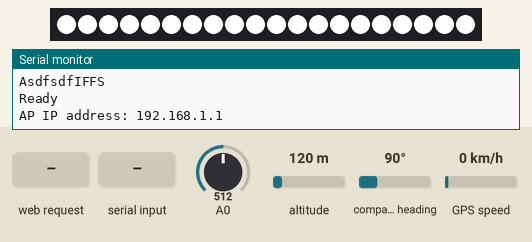
This sketch was run on a simulated ESP8266 (NodeMCU). On the bench: 20 RGB LEDs in strip order, left to right, the last lines printed to the serial monitor. The inputs (shaded band) are chosen by the test bench; at power-on: altitude 120 m, A0 = 512, compass heading 90°, GPS speed 0 km/h. WiFi joins after 1.5 s; servers stay silent unless stated; storage starts empty; the GPS gets a fix after 3 s at 37.7749, -122.4194 with 8 satellites.

Above: at 1.2 s.
1.3 s: HTTP request GET /rainbow received
At 3.28 s:
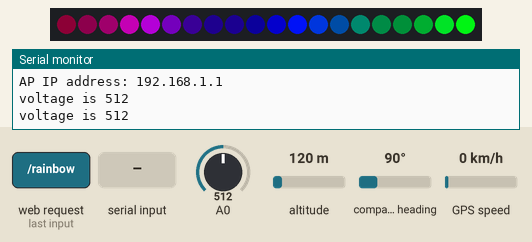
4.0 s: HTTP request GET /fade received
At 4.18 s:
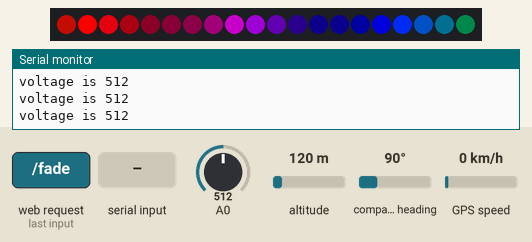
6.4 s: HTTP request GET /strobe received
8.2 s: HTTP request GET /rainbow received
At 8.64 s:
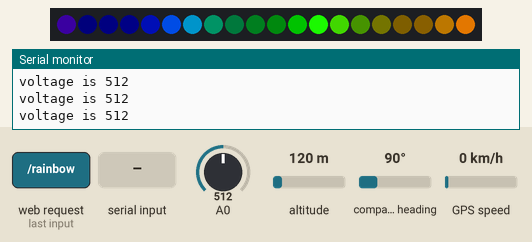
10.9 s: altitude set to 20 m
13.3 s: "90,45,200,10,150,30\n" received over the second serial link
At 13.45 s:
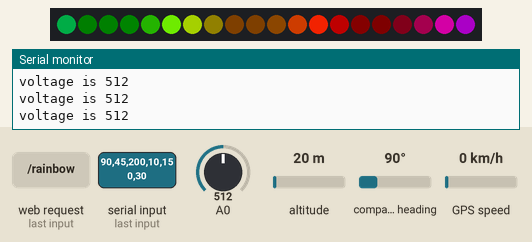

The sketch:

RC_router.ino
```cpp
// Import required libraries
#include <ESP8266WiFi.h>
#include <ESPAsyncTCP.h>
#include <ESPAsyncWebServer.h>
#include <FS.h>
#include <TinyGPSPlus.h>
#include <SoftwareSerial.h>
//SPIFFS LIBRARY ISSUE FOR NEWER MAC OS RESOLVED WITH:
//https://github.com/me-no-dev/arduino-esp32fs-plugin/issues/15#issuecomment-752965167
#include <FastLED.h>
#if FASTLED_VERSION < 3001000
#error "Requires FastLED 3.1 or later; check github for latest code."
#endif
#define DATA_PIN    2
//#define CLK_PIN   4
#define LED_TYPE    WS2811
#define NUM_LEDS    20
#define BRIGHTNESS  255

//GPS


static const int RXPin = 13, TXPin = 15;
static const uint32_t GPSBaud = 9600;
TinyGPSPlus gps;
SoftwareSerial ss(RXPin, TXPin);

CRGB leds[NUM_LEDS];

// Replace with your network credentials
bool rainbow = false;
bool fade = false;
bool strobe = false;
bool blinky = true;
int currFade = 255;
int currSpeed = 0;
const int currSpeed_size = 5;
int currSpeedArr[currSpeed_size];
bool down = true;
uint16_t fadeMs = millis();
uint16_t strobeMs = millis();
const char* ssid = "RUSTPUTIA";
const char* password = "pass";

// Create AsyncWebServer object on port 80
AsyncWebServer server(80);

String processor(const String& var) {
  //Serial.println(var);
  if (var == "BUTTONPLACEHOLDER") {
    String buttons = "";
    buttons += "<h4>Output - GPIO 5</h4><label class=\"switch\"><input type=\"checkbox\" onchange=\"toggleCheckbox(this)\" id=\"5\" " + outputState(5) + "><span class=\"slider\"></span></label>";
    buttons += "<h4>Output - GPIO 4</h4><label class=\"switch\"><input type=\"checkbox\" onchange=\"toggleCheckbox(this)\" id=\"4\" " + outputState(4) + "><span class=\"slider\"></span></label>";
    buttons += "<h4>Output - GPIO 2</h4><label class=\"switch\"><input type=\"checkbox\" onchange=\"toggleCheckbox(this)\" id=\"2\" " + outputState(2) + "><span class=\"slider\"></span></label>";
    return buttons;
  }
  return String();
}

String outputState(int output) {
  if (digitalRead(output)) {
    return "checked";
  }
  else {
    return "";
  }
}


void setSolid(int R, int G, int B, bool front) {
  if (!front) {
    for (int i = (NUM_LEDS) / 2; i < NUM_LEDS; i++) {
      leds[i].setRGB( R, G, B);
    }
  }
  else {
    for (int i = 0; i < NUM_LEDS / 2; i++) {
      leds[i].setRGB( R, G, B);
    }
  }
  FastLED.show();
}

void setup() {

  for (int i = 0; i < currSpeed_size; i++) {
    currSpeedArr[i] = 0;
  }
  // Serial port for debugging purposes
  //Serial.begin(9600);
  Serial.println("AsdfsdfIFFS");
  ss.begin(GPSBaud);
  FastLED.addLeds<WS2812, DATA_PIN, GRB>(leds, NUM_LEDS);
  FastLED.setBrightness(255);
  setSolid( 255,  255, 255, true);
  setSolid( 255,  255, 255, false);

  if (!SPIFFS.begin()) {
    Serial.println("An Error has occurred while mounting SPIFFS");
    return;
  }

  // For testing, set ssid and pass to your home wifi's info
  //  Wifi.begin(ssid,password);
  //  while (WiFi.status() != WL_CONNECTED) {
  //    delay(1000);
  //    Serial.println("Connecting to WiFi..");
  //  }
  // Print ESP Local IP Address
  //Serial.println(WiFi.localIP());

  IPAddress local_IP(192, 168, 1, 1);
  IPAddress gateway(192, 168, 4, 9);
  IPAddress subnet(255, 255, 255, 0);
  Serial.println(WiFi.softAPConfig(local_IP, gateway, subnet) ? "Ready" : "Failed!");
  WiFi.softAP(ssid, NULL);
  IPAddress IP = WiFi.softAPIP();
  Serial.print("AP IP address: ");
  Serial.println(IP);

  // Route for root / web page
  server.on("/", HTTP_GET, [](AsyncWebServerRequest * request) {
    request->send(SPIFFS, "/index.html", String(), false, processor);
  });

  server.on("/rainbow", HTTP_GET, [](AsyncWebServerRequest * request) {
    strobe = false;
    rainbow = true;
    fade = false;
  });

  server.on("/fade", HTTP_GET, [](AsyncWebServerRequest * request) {
    strobe = false;
    rainbow = false;
    fade = true;
    fadeMs = millis();
  });


  server.on("/strobe", HTTP_GET, [](AsyncWebServerRequest * request) {
    strobe = true;
    rainbow = false;
    fade = false;
    strobeMs = millis();
  });

  // Route to load style.css file
  server.on("/style.css", HTTP_GET, [](AsyncWebServerRequest * request) {
    request->send(SPIFFS, "/style.css", "text/css");
  });

  server.on("/numbers.jpg", HTTP_GET, [](AsyncWebServerRequest * request) {
    request->send(SPIFFS, "/numbers.jpg", "image/jpeg");
  });

  server.on("/script.js", HTTP_GET, [](AsyncWebServerRequest * request) {
    request->send(SPIFFS, "/script.js", "text/javascript");
  });

  server.on("/iro.min.js", HTTP_GET, [](AsyncWebServerRequest * request) {
    request->send(SPIFFS, "/iro.min.js", "text/javascript");
  });

  server.on("/speed", HTTP_GET, [](AsyncWebServerRequest * request) {
    request->send(200, "text/plain", String(currSpeed));
  });

  server.on("/front", HTTP_GET, [] (AsyncWebServerRequest * request) {
    rainbow = false;
    strobe = false;
    fade = false;
    String R;
    String G;
    String B;
    int paramsNr = 3;
    for (int i = 0; i < paramsNr; i++) {
      AsyncWebParameter* p = request->getParam(i);
      Serial.print("Param name: ");
      Serial.println(p->name());
      if (p->name() == "R") {
        R = p->value();
      }
      if (p->name() == "G") {
        G = p->value();
      }
      if (p->name() == "B") {
        B = p->value();
      }
      Serial.print("Param value: ");
      Serial.println(p->value());
      Serial.println("------");
    }
    setSolid(R.toInt(), G.toInt(), B.toInt(), true);
    request->send(200, "text/plain", "OK");
  });

  server.on("/back", HTTP_GET, [] (AsyncWebServerRequest * request) {
    rainbow = false;
    strobe = false;
    fade = false;
    String R;
    String G;
    String B;
    int paramsNr = 3;
    for (int i = 0; i < paramsNr; i++) {
      AsyncWebParameter* p = request->getParam(i);
      Serial.print("Param name: ");
      Serial.println(p->name());
      if (p->name() == "R") {
        R = p->value();
      }
      if (p->name() == "G") {
        G = p->value();
      }
      if (p->name() == "B") {
        B = p->value();
      }
      Serial.print("Param value: ");
      Serial.println(p->value());
      Serial.println("------");
    }
    setSolid(R.toInt(), G.toInt(), B.toInt(), false);
    request->send(200, "text/plain", "OK");
  });

  // Start server
  server.begin();
}

void loop()
{

  while (ss.available() > 0) {
    if (gps.encode(ss.read())) {
      if (gps.speed.isValid()) {
        currSpeed = floor(gps.speed.mph());
//        Serial.print("speed is ");
//        /*Debouncing Speed*/
//        Serial.println(currSpeed);
//        for (int i = currSpeed_size-1; i > 0; i--) {
//          currSpeedArr[i] = currSpeedArr[i-1];
//        }
//        currSpeedArr[0] = floor(gps.speed.mph());
//        int cspeed = 0;
//        Serial.print("[");
//        for (int i = 0; i < currSpeed_size; i++) {
//          Serial.print(currSpeedArr[i]);
//          cspeed = cspeed + currSpeedArr[i];
//        }
//        Serial.print("]");
//        currSpeed = floor(cspeed/(1.0*currSpeed_size));
//        /*Debouncing Speed*/
        Serial.print("voltage is ");
        Serial.println(analogRead(A0));
      }
    }
  }


  if (strobe) {
    rainbow = false;
    fade = false;
    if (millis() - strobeMs > 50) {
      strobeMs = millis();
      blinky = !blinky;
    }
    party();
    FastLED.show();
  }
  if (rainbow) {
    strobe = false;
    fade = false;
    pride();
    FastLED.show();
  }
  if (fade) {
    strobe = false;
    rainbow = false;
    if (millis() - fadeMs > 2) {
      fadeMs = millis();
      faded();
    }
    FastLED.show();
  }
}

void faded() {
  if (currFade == 0) {
    down = false;
  }
  if (currFade > 254) {
    down = true;
  }
  if (down) {
    currFade -= 1;
  } else {
    currFade += 1;
  }

  FastLED.setBrightness(currFade);


}

void party() {
  if (blinky) {
    for (int i = 0; i < NUM_LEDS; i++) {
      FastLED.setBrightness(255);
    }
  } else {
    for (int i = 0; i < NUM_LEDS; i++) {
      FastLED.setBrightness(0);
    }
  }
}
void pride()
{
  static uint16_t sPseudotime = 0;
  static uint16_t sLastMillis = 0;
  static uint16_t sHue16 = 0;

  uint8_t sat8 = beatsin88( 87, 220, 250);
  uint8_t brightdepth = beatsin88( 341, 96, 224);
  uint16_t brightnessthetainc16 = beatsin88( 203, (25 * 256), (40 * 256));
  uint8_t msmultiplier = beatsin88(147, 23, 60);

  uint16_t hue16 = sHue16;//gHue * 256;
  uint16_t hueinc16 = beatsin88(113, 1, 3000);

  uint16_t ms = millis();
  uint16_t deltams = ms - sLastMillis ;
  sLastMillis  = ms;
  sPseudotime += deltams * msmultiplier;
  sHue16 += deltams * beatsin88( 400, 5, 9);
  uint16_t brightnesstheta16 = sPseudotime;

  for ( uint16_t i = 0 ; i < NUM_LEDS; i++) {
    hue16 += hueinc16;
    uint8_t hue8 = hue16 / 256;

    brightnesstheta16  += brightnessthetainc16;
    uint16_t b16 = sin16( brightnesstheta16  ) + 32768;

    uint16_t bri16 = (uint32_t)((uint32_t)b16 * (uint32_t)b16) / 65536;
    uint8_t bri8 = (uint32_t)(((uint32_t)bri16) * brightdepth) / 65536;
    bri8 += (255 - brightdepth);

    CRGB newcolor = CHSV( hue8, sat8, bri8);

    uint16_t pixelnumber = i;
    pixelnumber = (NUM_LEDS - 1) - pixelnumber;

    nblend( leds[pixelnumber], newcolor, 64);
  }
}
```

Measured:
- after the input at 1.3 s, the LEDs: first change at once (image 1 shows a later state)
- after the input at 4.0 s, the LEDs: change at once (image 2)
- after the input at 8.2 s, the LEDs: change after 0.30 s (image 3)
